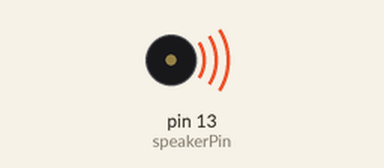
Simulated run of this sketch. Board: Arduino Uno, built with avr-gcc and run on an emulated ATmega328P. Shown: buzzer (waves = sounding).

Above: at 0.2 s.
Timing chart, 0 to 3.0 s (numbered marks = the images above):
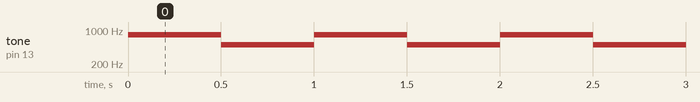

The sketch:

buzz.ino
```cpp
int speakerPin = 13;


void setup() {

}


void loop() {
  buzzEmergency();
}

void buzzEmergency(){
  tone(speakerPin, 800);
  delay(500);
  tone(speakerPin, 500);
  delay(500);
  noTone(speakerPin);
}
```

Measured:
- by itself, tone on pin 13 (speakerPin): alternates 800 Hz for 0.50 s and 500 Hz for 0.50 s
